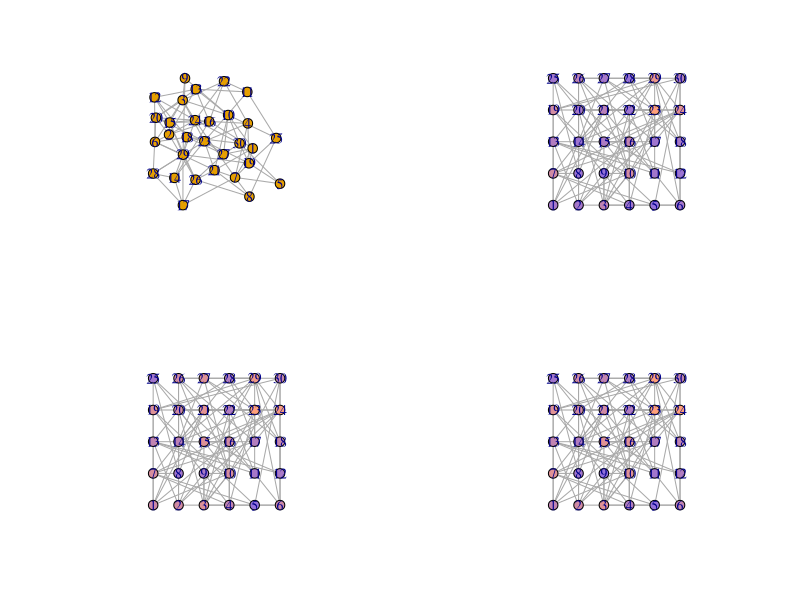

R code for this plot:
library(igraph)

#1/Degree = Prob of missing
#1 - (1/D) = Prob of missing

a <- erdos.renyi.game(
  n = 30,
  p.or.m = 1/5, 
  directed = F, 
  loops = F
)

#####

#####

V(a)$btw <- betweenness(a)

V(a)$cls <- closeness(a)

V(a)$deg <- degree(a)

fine <- 500 # this will adjust the resolving power.
pal <- colorRampPalette(c('MediumPurple', 'LightSalmon'))

#this gives you the colors you want for every point
graphCol_cls = pal(fine)[as.numeric(cut(closeness(a),breaks = fine))]

graphCol_btw <- pal(fine)[as.numeric(cut(betweenness(a),breaks = fine))]

graphCol_deg <- pal(fine)[as.numeric(cut(degree(a),breaks = fine))]

# now you just need to plot it with those colors
par(mfrow = c(2,2))
plot(a)
plot(a, vertex.color=graphCol_btw, layout = layout_on_grid)
plot(a, vertex.color=graphCol_cls, layout = layout_on_grid)
plot(a, vertex.color=graphCol_deg, layout = layout_on_grid)
